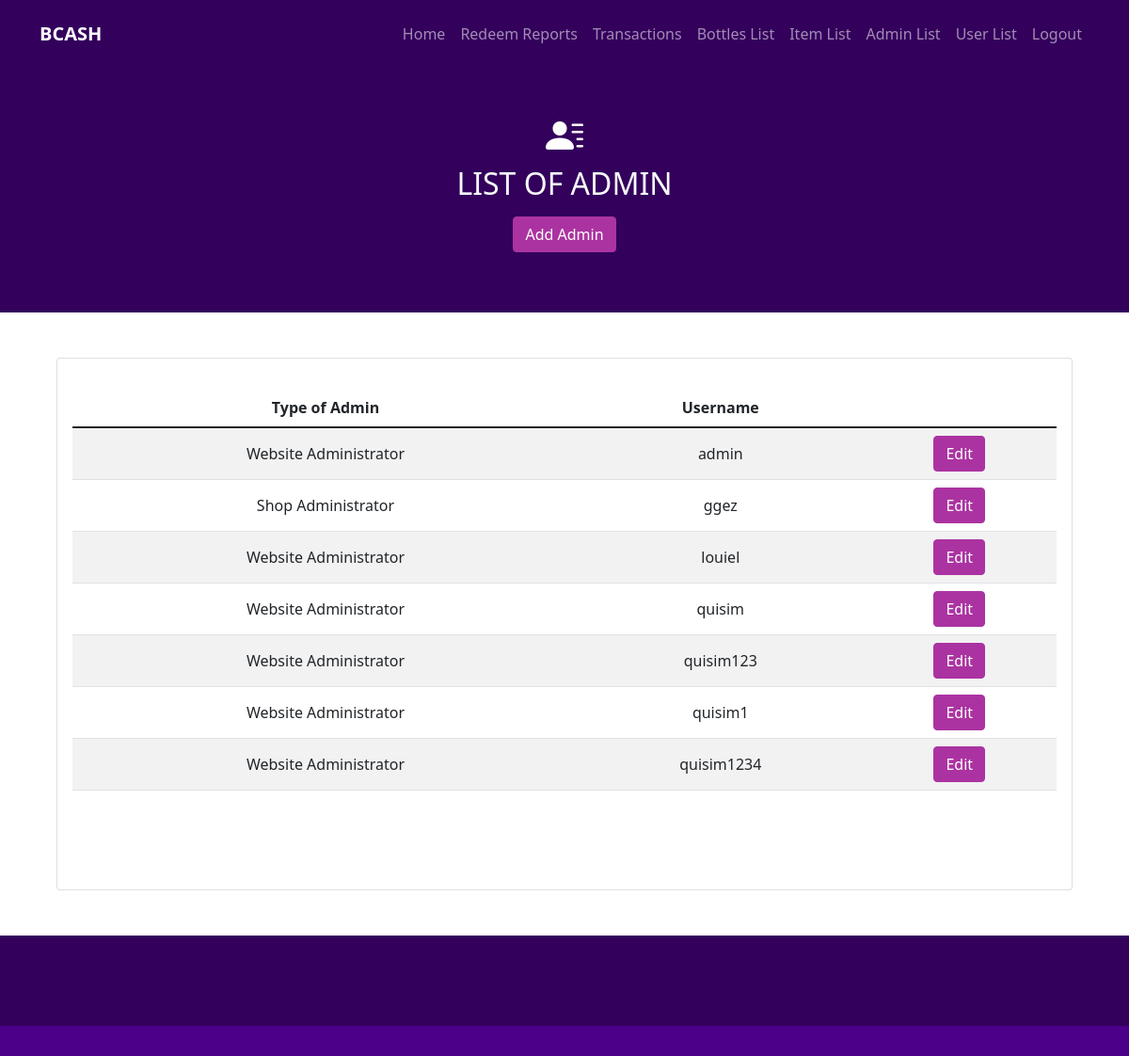
The app's page /admin_list.php (signed in) with its own data.
### tables this page shows
CREATE TABLE `user_login` (
  `username` varchar(70) NOT NULL,
  `acc_id` int(50) NOT NULL,
  `password` varchar(25) NOT NULL,
  `qrcode` varchar(75) NOT NULL,
  `total_points` decimal(50,2) NOT NULL,
  `total_bottles` int(50) NOT NULL,
  `lname` varchar(50) NOT NULL,
  `fname` varchar(50) NOT NULL,
  `mname` varchar(50) NOT NULL,
  `sex` varchar(50) NOT NULL,
  `age` int(10) NOT NULL,
  `email` varchar(50) NOT NULL,
  `program` varchar(500) NOT NULL,
  `year_level` varchar(50) NOT NULL,
  `mobile_num` bigint(50) NOT NULL,
  `stud_num` varchar(10) NOT NULL,
  `admin` tinyint(2) NOT NULL
);

### mydb.php (called while the page is built, shortened)
<?php
class myDb {
    private $link;
    function __construct(){
        $this->host = "localhost";
        $this->username = "root";
        $this->password = "";
        $this->database = "bcash";
        $this->link = mysqli_connect($this->host, $this->username, $this->password, $this->database);
    }
    public function get_Admin(){
        $sql = "SELECT * FROM user_login";
        $result = mysqli_query($this->link, $sql);
        $records = array();
        if(mysqli_num_rows($result) > 0){
            while($row = mysqli_fetch_assoc($result)){
                if($row['admin'] == 1 || $row['admin'] == 2){
                    $records[] = [
                        'acc_id' => $row['acc_id'],
                        'username' => $row['username'],
                        'password' => $row['password'],
                        'admin' => $row['admin']
                    ];
                }
            }
        }
        else{
            $records = null;
        }
        return $records;
    }
}

### admin_list.php (the view, shortened to what this page needs)
<?php
require "mydb.php";
$mydb = new myDb;
if(isset($_SESSION['qrcode']) && isset($_SESSION['total_bottles']) && isset($_SESSION['total_points']) &&
isset($_SESSION['acc_id']) && isset($_SESSION['admin'])){
    $admin = $_SESSION['admin'];
}
else{
    header("Location: login.php?usernotfound=1");
}
?>
<!doctype html>
<html lang="en">
  <head>
    <link href="sass/main.css" rel="stylesheet">
    <link rel="stylesheet" href="https://cdn.jsdelivr.net/npm/bootstrap-icons@1.3.0/font/bootstrap-icons.css">
    <link rel="stylesheet" type="text/css" href="css/style.css">
  </head>
  <body>
    <?php
        include 'nav_admin.php';
    ?>
    <section class=" bg-dark p-5">
        <div class="container text-center">
            <div class="h1 text-white">
                <i class="bi bi-person-lines-fill"></i>
            </div>
            <h2 class="text-light text-center mb-3">
                LIST OF ADMIN
            </h2>
            <p class="lead text-center">
                <button type="button" class="btn btn-secondary btn-md addbtn" data-bs-toggle="modal" data-bs-target="#modaladdAdmin">
                  Add Admin
                </button>
            </p>
        </div>
    </section>
    <section class="p-5">
      <div class="container">
        <div class="card text-center">
          <div class="card-body">
            <p class="card-text">
              <div class="infocontent">
                <div class="scroll">
                  <table class="table table-striped">
                    <thead>
                      <tr>
                        <th scope="col">Type of Admin</th>
                        <th scope="col">Username</th>
                        <th scope="col"></th>
                      </tr>
                    </thead>
                    <tbody class="align-middle">
                      <tr>
                        <?php
                        $result = $mydb->get_Admin();
                          if(isset($result)){
                          foreach($result as $row){
                            $username = $row['username'];
                            $password = $row['password'];
                            if($row['admin'] == 1){
                              $admin = "Website Administrator";
                            }
                            elseif($row['admin'] == 2){
                              $admin = "Shop Administrator";
                            }
                            else{
                              $admin = "Unknown and Suspicious";
                            }
                            echo '
                              <td>'.$admin.'</td>
                              <td>'.$username.'</td>
                              <td><button type="button" class="btn btn-secondary btn-md addbtn" data-bs-toggle="modal" data-bs-target="#modaleditAdmin'.$username.'">
                              Edit
                              </button></td>
                              </tr>
                                <div class="modal fade modalpopup" id="modaleditAdmin'.$username.'" tabindex="-1">
                                        <h5 class="modal-title" id="modaleditAdmin'.$username.'">
                                        </h5>
                                          <input type="password" id="ecurrentpass'.$username.'" name="currentpass" class="form-control" onkeyup="check_current'.$username.'();" placeholder="Current Password" required>
                                        <span id="epass_message'.$username.'"></span>
                                          <input type="password" id="enewpass'.$username.'" name="newpass" class="form-control" onkeyup="new_pass'.$username.'();" placeholder="New Password" required>
                                          <input type="password" id="ecofirmnewpass'.$username.'" name="confirmnewpass" class="form-control" onkeyup="new_pass'.$username.'();" placeholder="Confirm New Password" required>
                                        <span id="emessage'.$username.'"></span>
                                          <button type="submit" id="editbtn'.$username.'" class="btn btn-secondary btn-md addbtn" name ="editbtn" disabled>
                                          </button>
                                          var ecurrent_pass'.$username.' = "'.$password.'";
                                          var check_current'.$username.' = function() {
                                              if (document.getElementById("ecurrentpass'.$username.'").value ==
                                                  ecurrent_pass'.$username.') {
                                                  document.getElementById("epass_message'.$username.'").style.color = "green";
                                                  document.getElementById("epass_message'.$username.'").innerHTML = "Password match";
                                                  document.getElementById("epass_message'.$username.'").style.color = "red";
                                                  document.getElementById("epass_message'.$username.'").innerHTML = "Password do not match";
                                                  document.getElementById("editbtn'.$username.'").disabled = true;
                                          var new_pass'.$username.' = function() {
                                              if (document.getElementById("enewpass'.$username.'").value ==
                                                  document.getElementById("ecofirmnewpass'.$username.'").value &&
                                                  $("#enewpass'.$username.'").val().length > 0 &&
                                                  $("#ecofirmnewpass'.$username.'").val().length > 0
                                                    if(document.getElementById("ecurrentpass'.$username.'").value ==
                                                    ecurrent_pass'.$username.' ){
                                                      document.getElementById("emessage'.$username.'").style.color = "green";
                                                      document.getElementById("emessage'.$username.'").innerHTML = "Password match";
                                                      document.getElementById("editbtn'.$username.'").disabled = false;
                                                      document.getElementById("emessage'.$username.'").style.color = "green";
                                                      document.getElementById("emessage'.$username.'").innerHTML = "Password match";
                                                      document.getElementById("editbtn'.$username.'").disabled = true;
                                                if($("#enewpass'.$username.'").val().length > 0 &&
                                                $("#ecofirmnewpass'.$username.'").val().length > 0){
                                                  document.getElementById("emessage'.$username.'").style.color = "red";
                                                  document.getElementById("emessage'.$username.'").innerHTML = "Password do not match";
                                                document.getElementById("editbtn'.$username.'").disabled = true;
                                </div>
                              ';
                            }
                          }
                          else{
                            echo 'There are no registered administrators in this website';
                          }
                          ?>
                    </tbody>
                  </table>
                </div>
              </div>
            </p>
          </div>
        </div>
      </div>
    </section>
    <section class="bg-dark p-5">
    </section>
    <section class="bg-primary p-3">
    </section>
  </body>
</html>

### css/style.css (style rules this page uses)
* { margin: 0; padding: 0; }
.infocontent { height: 500px; }
.scroll { width: 100%; height: 100%; overflow-y: scroll; }

### records on screen
user_login: admin "Website Administrator", username "admin"
user_login: admin "Shop Administrator", username "ggez"
user_login: admin "Website Administrator", username "louiel"
user_login: admin "Website Administrator", username "quisim"
user_login: admin "Website Administrator", username "quisim123"
user_login: admin "Website Administrator", username "quisim1"
user_login: admin "Website Administrator", username "quisim1234"
